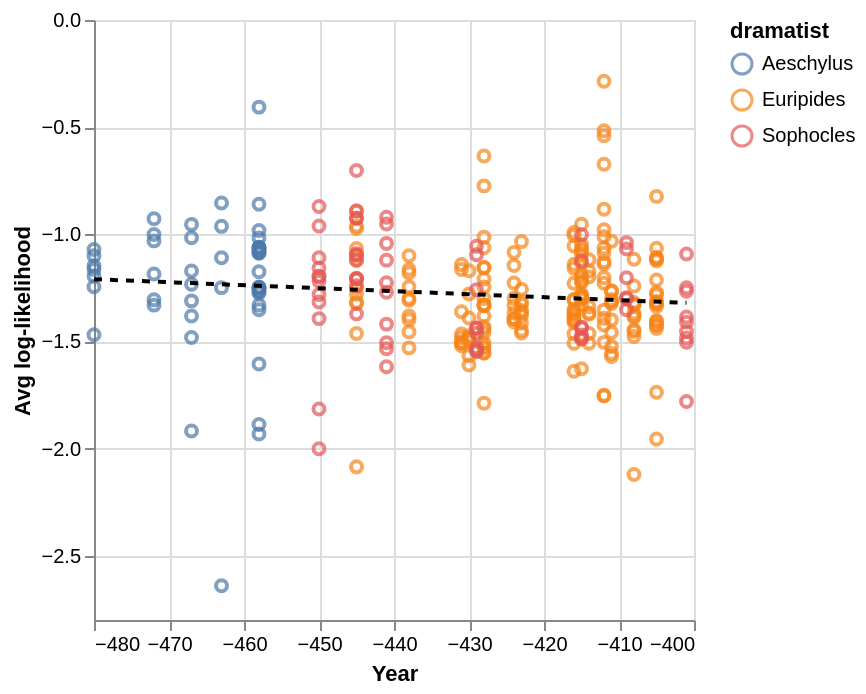

Write notebook code for a chart like this one.
### Code cell
alt.Chart(speaker_df).mark_point().encode(
    x=alt.X("year:Q", title="Year", scale=alt.Scale(domain=[-480, -401])),
    y=alt.Y("avg_log_likelihood:Q", title="Avg log-likelihood"),
    color="dramatist:N",
) + alt.Chart(speaker_df).mark_line(color="black", strokeDash=[4, 4]).encode(
    x="year:Q",
    y="avg_log_likelihood:Q",
).transform_regression("year", "avg_log_likelihood")

### Figure 1 — Vega-Lite specification as saved in the notebook (floating-point values rounded to 4 significant figures; data arrays with more than 128 entries replaced by an {"elided": "..."} marker saying what was removed)
{"config": {"view": {"continuousWidth": 300, "continuousHeight": 300}}, "layer": [{"mark": {"type": "point"}, "encoding": {"color": {"field": "dramatist", "type": "nominal"}, "x": {"field": "year", "scale": {"domain": [-480, -401]}, "title": "Year", "type": "quantitative"}, "y": {"field": "avg_log_likelihood", "title": "Avg log-likelihood", "type": "quantitative"}}}, {"mark": {"type": "line", "color": "black", "strokeDash": [4, 4]}, "encoding": {"x": {"field": "year", "type": "quantitative"}, "y": {"field": "avg_log_likelihood", "type": "quantitative"}}, "transform": [{"on": "year", "regression": "avg_log_likelihood"}]}], "data": {"name": "data-fc268c288ad488a7c4aad6cc8e9910e9"}, "$schema": "https://vega.github.io/schema/vega-lite/v6.4.1.json", "datasets": {"data-fc268c288ad488a7c4aad6cc8e9910e9": {"elided": "302 records"}}}
